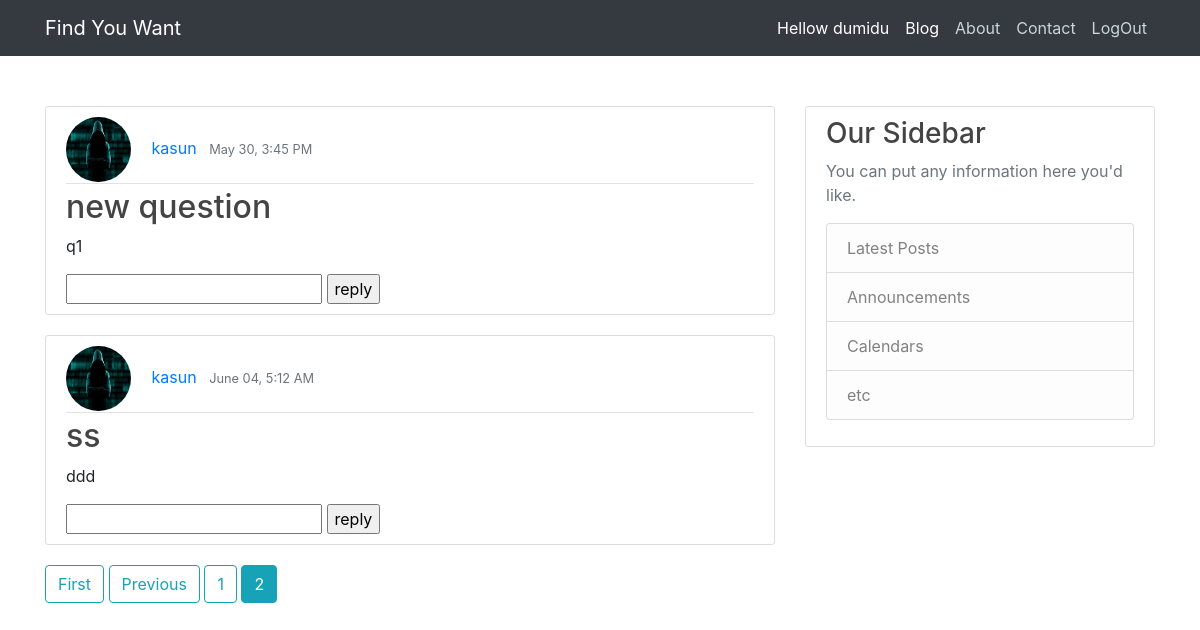
/blog/2 (signed in), run on an earlier commit of the app's database.
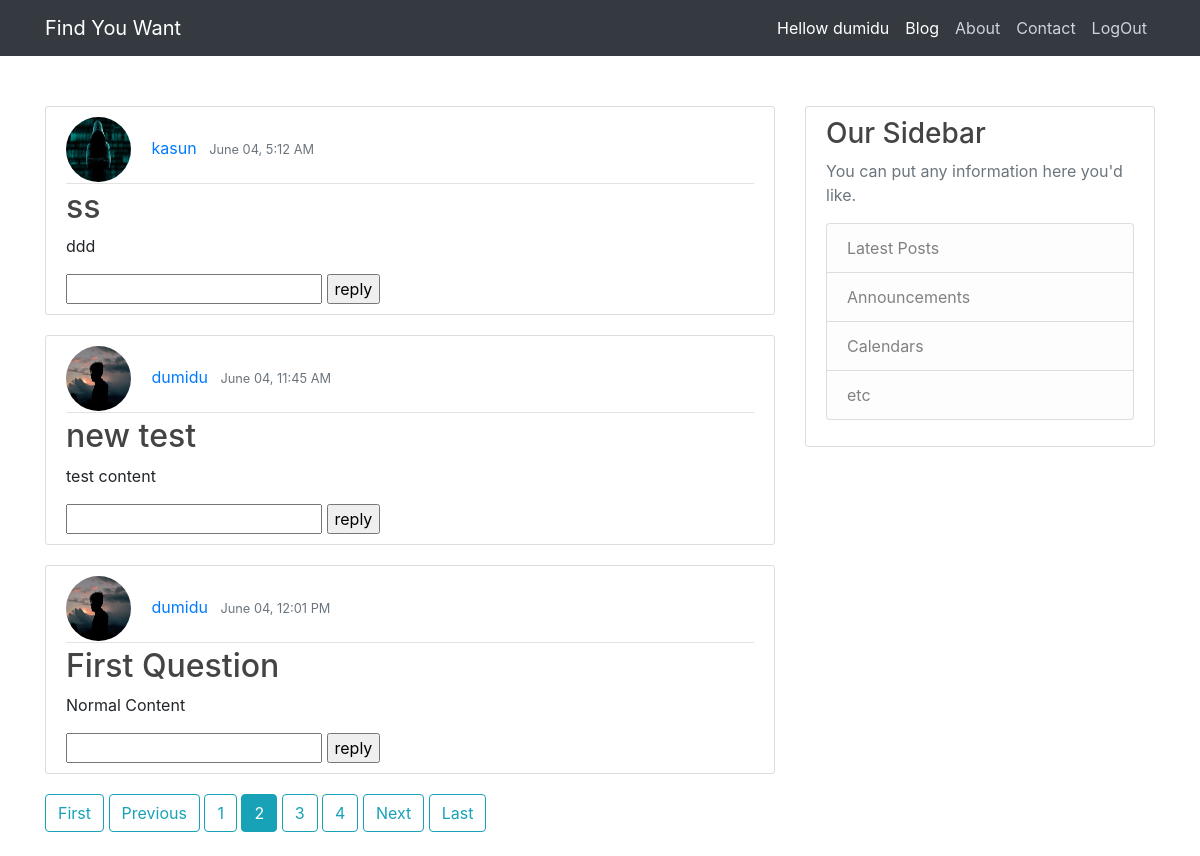
And on a later commit of the database.
### blog/models.py (models this page shows)
class Question(models.Model):
    title = models.CharField(max_length=100)
    content = models.TextField()
    date_posted = models.DateTimeField(default=timezone.now)
    author = models.ForeignKey(User, on_delete=models.CASCADE)
    def __str__(self):
        return self.title

### users/models.py (models this page shows, shortened)
class Profile(models.Model):
    user = models.OneToOneField(User, on_delete=models.CASCADE)
    image = models.ImageField(default='default.jpg', upload_to='profile_pics')

### blog/views.py (the view)
# urls.py: path('', home, name='blog-home'),
@login_required
def home(request,page_num=1):
    qlist = []
    question_list = Question.objects.all()
    for raw_question in question_list:
        try:
            ans = Answers.objects.get(question_id=raw_question.id)
            continue
        except:
            qlist.append(raw_question)
    try:
        p = Paginator(qlist, 3)
        page = p.page(page_num)
        is_paginated = True
    except:
        raise Http404
    context = {
        'page':page,
        'title': 'Answers Home',
        'is_paginated' : is_paginated,
    }
    return render(request, 'blog/index.html', context)

### blog/templates/blog/index.html
{% extends 'base.html' %}
{% block content %}
    {% for question  in page.object_list %}
    <article class="media content-section">
        <div class="media-body">
          <div class="article-metadata">
            <img class="rounded-circle article-img" src="{{ question.author.profile.image.url }}">
            <a class="mr-2" href="#">{{ question.author }}</a>
            <small class="text-muted">{{ question.date_posted|date:"F d, f A" }}</small>
          </div>
          <h2><a class="article-title" href="#">{{ question }}</a></h2>
          <p class="article-content">{{ question.content }}</p>
          <form action="reply/{{ question.id }}" method="POST"> {% csrf_token %}
            <input type="text" name='reply'">
            <input type="submit" value="reply">
          </form>
        </div>
      </article>
    {% endfor %}
    {% if is_paginated %}
      {% if page.has_previous %}
        <a class="btn btn-outline-info mb-4" href="{% url 'blog-home' 1 %}">First</a>
        <a class="btn btn-outline-info mb-4" href="{% url 'blog-home' page.previous_page_number %}">Previous</a>
      {% endif %}
        {% for num in page.paginator.page_range %}
        {% if page.number == num %}
          <a class="btn btn-info mb-4" href="{% url 'blog-home' num %}">{{ num }}</a>
        {% elif num > page.number|add:'-3' and num < page.number|add:'3' %}
          <a class="btn btn-outline-info mb-4" href="{% url 'blog-home' num %}">{{ num }}</a>
        {% endif %}
        {% endfor %}
        {% if page.has_next %}
        <a class="btn btn-outline-info mb-4" href="{% url 'blog-home' page.next_page_number %}">Next</a>
        <a class="btn btn-outline-info mb-4" href="{% url 'blog-home' page.paginator.num_pages %}">Last</a>
      {% endif %}
    {% endif %}
{% endblock content %}

### my_app/templates/base.html (shortened to what this page needs)
{% load static %}
{% load crispy_forms_tags %}
<!DOCTYPE html>
<html lang="en">
	<head>
		<link
			rel="stylesheet" href="{% static 'my_app/bootstrap.css' %}"/>
        <link rel="stylesheet" type="text/css" href="{% static 'my_app/style.css' %}">
	</head>
	<body>
    <header class="site-header">
      <nav class="navbar navbar-expand-lg navbar-dark bg-dark static-top">
              <div class="container">
                <a class="navbar-brand" href="{% url 'index' %}">Find You Want</a>
                <div class="collapse navbar-collapse" id="navbarResponsive">
                  <ul class="navbar-nav ml-auto">
                    {% if user.is_authenticated %}
                    <li class="nav-item active">
                      <a class="nav-link" href="{% url 'profile' %}">Hellow {{ user.username }}<span class="sr-only">(current)</span></a>
                    </li>
                    {% endif %}
                    <li class="nav-item active">
                      <a class="nav-link" href="{% url 'blog-home' %}">Blog<span class="sr-only">(current)</span></a>
                    </li>
                    <li class="nav-item">
                      <a class="nav-link" href="{% url 'about' %}">About</a>
                    </li>
                    <li class="nav-item">
                      <a class="nav-link" href="{% url 'contact' %}">Contact</a>
                    </li>
                    {% if user.is_authenticated %}
                    <li class="nav-item">
                      <a class="nav-link" href="{% url 'logout' %}">LogOut</a>
                    </li>
                    {% endif %}
                  </ul>
                </div>
              </div>
            </nav>
    </header>
		<main role="main" class="container">
			<div class="row" style="margin-top: 50px;">
				<div class="col-md-8">
            {% block content %}
            {% endblock content %}
            </div>
            {% if 'blog' in request.path %}
              {% include "blog/sidebar.html" %}
            {% endif %}
        </div>
		</main>
	</body>
</html>

### blog/templates/blog/sidebar.html
<div class="col-md-4">
    <div class="content-section">
      <h3>Our Sidebar</h3>
      <p class='text-muted'>You can put any information here you'd like.
        <ul class="list-group">
          <li class="list-group-item list-group-item-light">Latest Posts</li>
          <li class="list-group-item list-group-item-light">Announcements</li>
          <li class="list-group-item list-group-item-light">Calendars</li>
          <li class="list-group-item list-group-item-light">etc</li>
        </ul>
      </p>
    </div>
</div>

### my_app/static/my_app/style.css (style rules this page uses)
h1, h2, h3, h4, h5, h6 { color: #444444; }
ul { margin: 0; }
.site-header .navbar-nav .nav-link { color: #cbd5db; }
.content-section { background: #ffffff; padding: 10px 20px; border: 1px solid #dddddd; border-radius: 3px; margin-bottom: 20px; }
.article-title { color: #444444; }
.article-content { white-space: pre-line; }
.article-img { height: 65px; width: 65px; margin-right: 16px; }
.article-metadata { padding-bottom: 1px; margin-bottom: 4px; border-bottom: 1px solid #e3e3e3 }

What changed in the data, as far as the page shows it:
no longer on this page (row unchanged): Question: author.profile.image (placeholder picture), author "kasun", date_posted "May 30, 3:45 PM", title "new question", content "q1"
added Question: author.profile.image (placeholder picture), author "dumidu", date_posted "June 04, 11:45 AM", title "new test", content "test content"
added Question: author.profile.image (placeholder picture), author "dumidu", date_posted "June 04, 12:01 PM", title "First Question", content "Normal Content"
Also different on the page:
new list line: "3"
new list line: "4"
text now shown: "Next Last"
